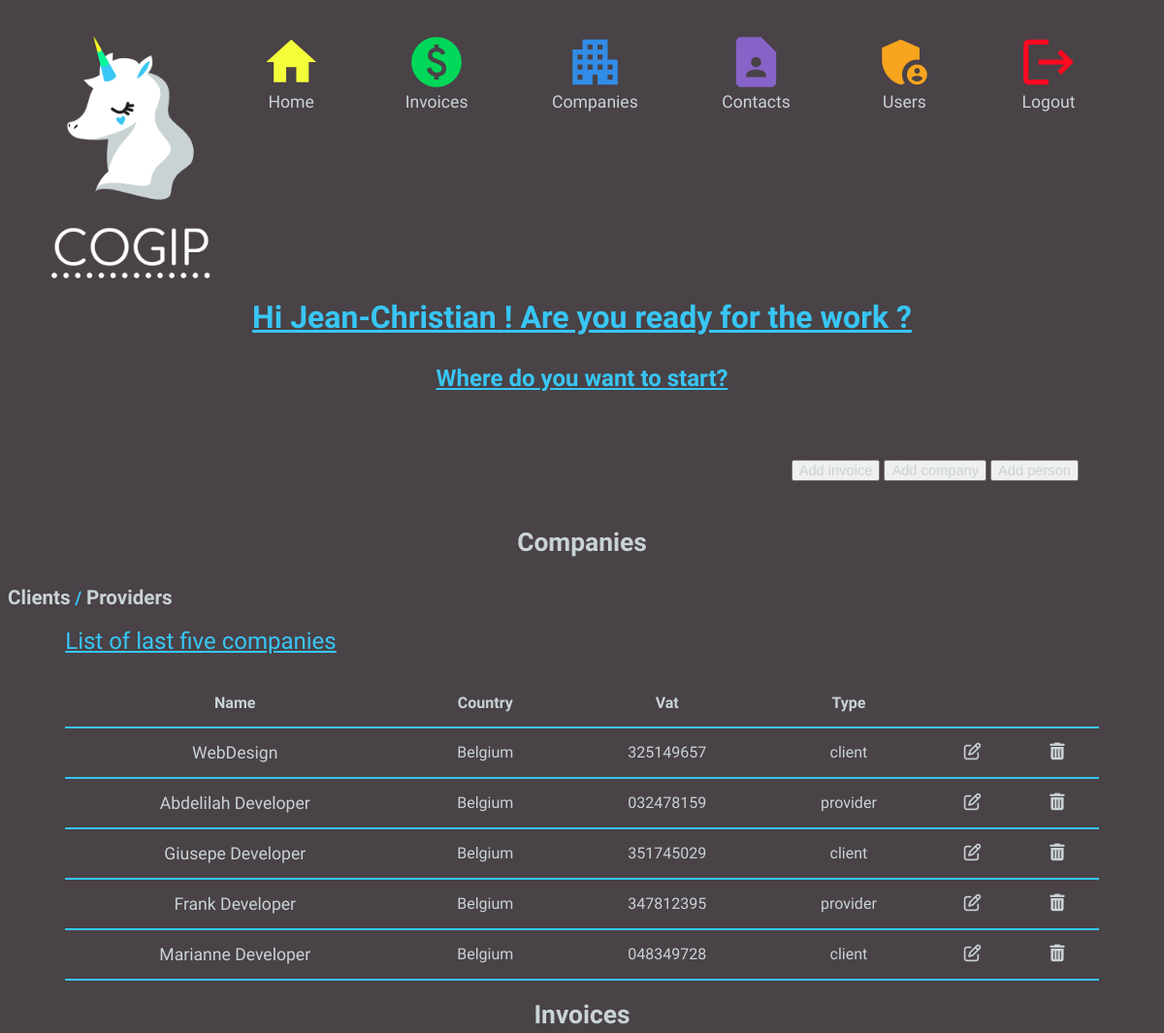
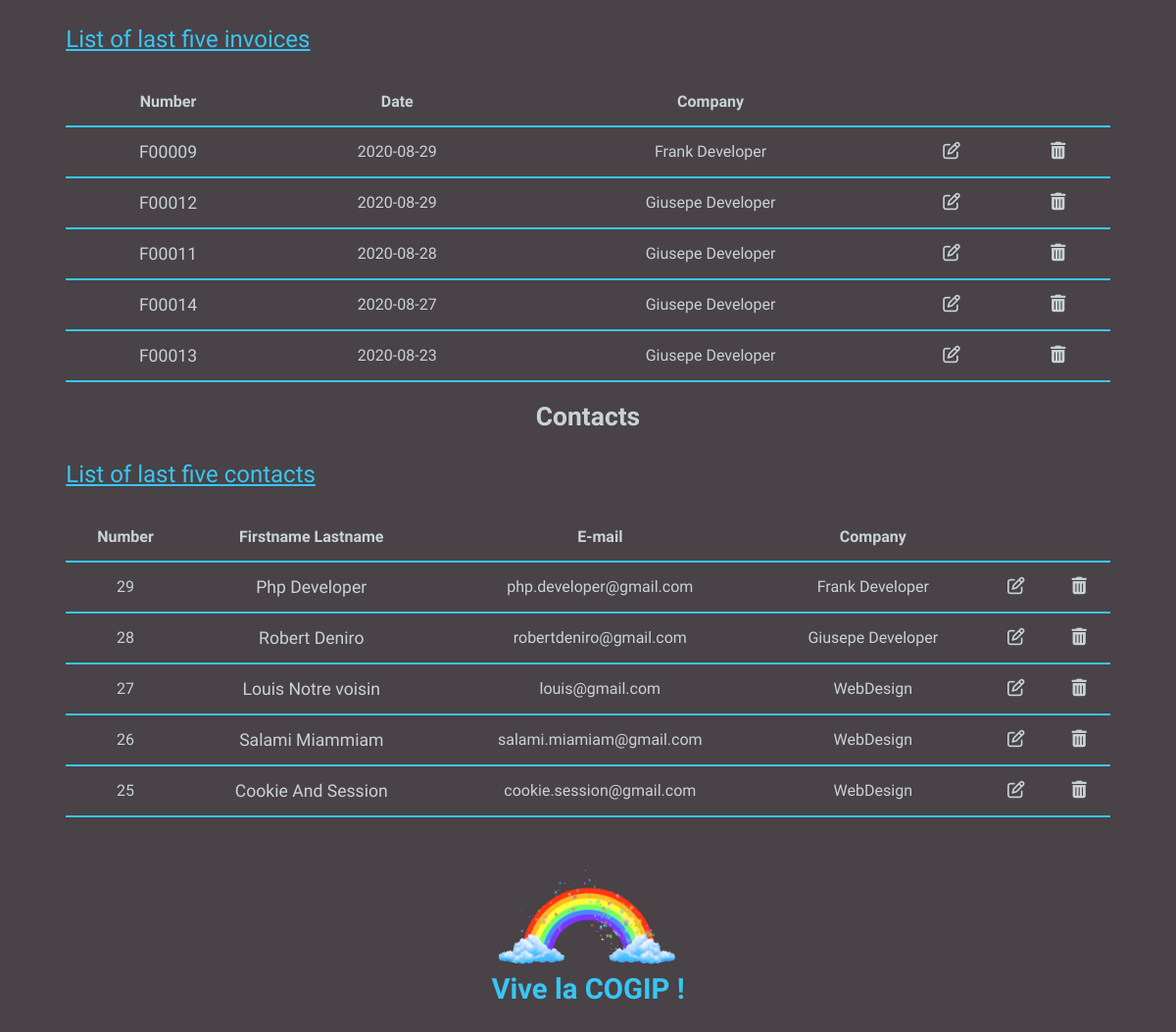
The page /dashboard (signed in) on the database its author committed (2 pictures, top to bottom).
### tables this page shows
CREATE TABLE IF NOT EXISTS `company` (
                                           `id` int(11) UNSIGNED NOT NULL,
                                           `name` varchar(45) NOT NULL,
                                           `country` varchar(45) NOT NULL,
                                           `vat` varchar(45) NOT NULL,
                                           `type_id` int(11) NOT NULL
);

CREATE TABLE IF NOT EXISTS `type` (
                                       `id` int(11) UNSIGNED NOT NULL,
                                       `type` varchar(45) DEFAULT NULL  
);

CREATE TABLE IF NOT EXISTS `invoice` (
                                          `id` int(11) UNSIGNED NOT NULL,
                                          `number` varchar(11) NOT NULL,
                                          `date` date NOT NULL,
                                          `company_id` int(11) NOT NULL,
                                          `person_id` int(11) NOT NULL
);

CREATE TABLE IF NOT EXISTS `person` (
                                         `id` int(11) UNSIGNED NOT NULL,
                                         `firstname` varchar(45) NOT NULL,
                                         `lastname` varchar(45) NOT NULL,
                                         `email` varchar(45) NOT NULL,
                                         `company_id` int(11) NOT NULL
);

### controllers/controller.php (called while the page is built, shortened)
<?php
	class Controller
	{
		public function dashboard()
		{
			$this->person = new PersonModel();
			$persons = $this->person->getLastFivePersons();
			$this->company = new CompanyModel();
			$companies = $this->company->getLastFiveCompanies();
			$this->invoice = new InvoiceModel();
			$invoices = $this->invoice->getLastFiveInvoices();
			include_once "views/dashboard.php";
		}
	}

### src/Router/Route.php (called while the page is built, shortened)
<?php
	class Route
	{
		private $path;
		private $callable;
		private $matches = [];
		public function __construct($path, $callable) {
			$this->path = trim($path, '/');
			$this->callable = $callable;
		}
		public function match($url){
			$url = trim($url, '/');
			$path = preg_replace_callback('#:([\w]+)#', [$this, 'paramMatch'], $this->path);
			$regex = "#^$path$#i";
			if(!preg_match($regex, $url, $matches)) {
				return false;
			}
			array_shift($matches);
			$this->matches = $matches;
			return true;
		}
		public function call() {
			if(is_string($this->callable)) {
				$params = explode('#', $this->callable);
				$controller = new $controller();
				return call_user_func_array([$controller, $params[1]], $this->matches);
			} else {
				return call_user_func_array($this->callable, $this->matches);
			}
		}
	}

### src/Router/Router.php (called while the page is built, shortened)
<?php
	require_once 'Route.php';
	class Router
	{
		private $url;
		private $routes = [];
		public function __construct($url) {
			$this->url = $url;
		}
		private function add($path, $callable, $name, $method) {
			$route = new Route($path, $callable);
			$this->routes[$method][] = $route;
			return $route;
		}
		public function run() {
			foreach ($this->routes[$_SERVER['REQUEST_METHOD']] as $route) {
				if($route->match($this->url)) {
					return $route->call();
				}
			}
			throw new RouterException('No matching routes');
		}
	}

### index.php (called while the page is built)
<?php
	require_once 'src/Router/Router.php';
	require_once "controllers/controller.php";
	$router = new Router($_GET['url']);
	$router->get('/', "Controller#dashboard");
	$router->get('/dashboard', "Controller#dashboard");
	$router->get('/logout', "Controller#logout");
	$router->get('/create-person', "Controller#addNewPerson");
	$router->post('/create-person', "Controller#addNewPerson");
	$router->get('/create-invoice', "Controller#addNewInvoice");
	$router->post('/create-invoice', "Controller#addNewInvoice");
	$router->get('/create-company', "Controller#addNewCompany");
	$router->post('/create-company', "Controller#addNewCompany");
	$router->get('/edit_company/:id', "Controller#editCompany")->with('id', '[0-9]+');
	$router->post('/edit_company/:id', "Controller#editCompany")->with('id', '[0-9]+');
	$router->get('/delete_company/:id', "Controller#deleteCompany")->with('id', '[0-9]+');
	$router->post('/delete_company/:id', "Controller#deleteCompany")->with('id', '[0-9]+');
	$router->get('/edit_contact/:id', "Controller#editContact")->with('id', '[0-9]+');
	$router->post('/edit_contact/:id', "Controller#editContact")->with('id', '[0-9]+');
	$router->get('/delete_contact/:id', "Controller#deleteContact")->with('id', '[0-9]+');
	$router->post('/delete_contact/:id', "Controller#deleteContact")->with('id', '[0-9]+');
	$router->get('/companies', "Controller#companyPage");
	$router->get('/companyDetail/:id', "Controller#companyDetailPage")->with('id', '[0-9]+');
	$router->get('/clients', "Controller#clientsPage");
	$router->get('/clientsDetail/:id', "Controller#clientsDetailPage")->with('id', '[0-9]+');
	$router->get('/providers', "Controller#providersPage");
	$router->get('/providersDetail/:id', "Controller#providersDetailPage")->with('id', '[0-9]+');
	$router->get('/people', "Controller#peoplePage");
	$router->get('/peopleDetail/:id', "Controller#peopleDetailPage")->with('id', '[0-9]+');
    $router->get('/login', function() { $controller = new Controller(); $controller->login(); });
    $router->post('/login', function() { include_once "models/Auth/login.php"; });
    $router->get('/users', function() { $controller = new Controller(); $controller->users(); });
    $router->get('/newUser', function() { $controller = new Controller(); $controller->newUser(); });
    $router->post('/newUser', function() { $controller = new Controller(); $controller->newUser(); });
    $router->get('/confirmDelete', function() { $controller = new Controller(); $controller->confirmDeleteUser(); });
    $router->get('/deleteUser', function() { $controller = new Controller(); $controller->deleteUser(); });
    $router->get('/updateUser', function() { $controller = new Controller(); $controller->updateUser(); });
    $router->post('/updateUser', function() { $controller = new Controller(); $controller->updateUser(); });
    $router->get('/invoice', function() { $controller = new Controller(); $controller->invoicesList(); });
    $router->get('/editInvoice', function() { $controller = new Controller(); $controller->editInvoice(); });
    $router->post('/editInvoice', function() { $controller = new Controller(); $controller->editInvoice(); });
    $router->get('/confirmDeleteInvoice', function() { $controller = new Controller(); $controller->confirmDeleteInvoice(); });
    $router->get('/deleteInvoice', function() { $controller = new Controller(); $controller->deleteInvoice(); });
	try {
		$router->run();
	} catch (RouterException $e) {
	    echo $e->getMessage();
	}

### src/Config/Database.php (called while the page is built)
<?php
	class Database
	{
		private $host = 'localhost';
		private $dbname = 'accounting_cogip';
		private $login = 'root';
		private $password = 'root';
		function connect() {
			try {
				$dsn = "mysql:host={$this->host};dbname={$this->dbname};charset=utf8";
				$login = $this->login;
				$password = $this->password;
				$db = new PDO($dsn, $login, $password);
				$db->setAttribute(PDO::ATTR_ERRMODE, PDO::ERRMODE_EXCEPTION);
			}
			catch(Exception $e) {
				die("Error : " . $e->getMessage());
			}
			finally {
				return ($db);
			}
		}
	}

### models/Company/CompanyModel.php (called while the page is built, shortened)
<?php
	include_once "src/Config/Database.php";
	class CompanyModel implements CompanyInterface
	{
		protected $pdo;
		protected $lastFiveCompanies;
		public function __construct()
		{
			$this->db = new Database();
			$this->pdo = $this->db->connect();
		}
		private function setLastFiveCompanies() {
			$sql =
				"SELECT company.*, type.*, company.id AS companyId
        FROM company,type
        WHERE company.type_id = type.id ORDER BY company.id DESC
        LIMIT 5";
			$stmt = $this->pdo->prepare($sql);
			$stmt->execute();
			$lastFiveCompanies = $stmt->fetchAll();
			$this->lastFiveCompanies = $lastFiveCompanies;
		}
		public function getLastFiveCompanies() {
			$this->setLastFiveCompanies();
			return $this->lastFiveCompanies;
		}
	}

### models/Invoice/InvoiceModel.php (called while the page is built, shortened)
<?php
	include_once 'src/Config/Database.php';
	class InvoiceModel implements InvoiceInterface
	{
		protected $pdo;
		protected $lastFiveInvoices;
		private function getConnection() {
			$this->db = new Database();
			$this->pdo = $this->db->connect();
		}
		private function setLastFiveInvoices()
		{
			$sql =
				"SELECT invoice.*, company.name
        FROM invoice,company
        WHERE invoice.company_id = company.id
        ORDER BY date DESC
        LIMIT 5";
			$stmt = $this->pdo->prepare($sql);
			$stmt->execute();
			$lastFiveInvoices = $stmt->fetchAll();
			$this->lastFiveInvoices = $lastFiveInvoices;
		}
		public function getLastFiveInvoices()
		{
			$this->setLastFiveInvoices();
			return $this->lastFiveInvoices;
		}
	}

### models/Person/PersonModel.php (called while the page is built, shortened)
<?php
	include_once 'src/Config/Database.php';
	class PersonModel implements PersonInterface
	{
		protected $pdo;
		protected $lastFivePersons;
		private function getConnection() {
			$this->db = new Database();
			$this->pdo = $this->db->connect();
		}
		private function setLastFivePersons()
		{
			$sql =
				"SELECT person.*, company.name
        FROM person,company
        WHERE person.company_id = company.id
        ORDER BY person.id DESC
        LIMIT 5";
			$stmt = $this->pdo->prepare($sql);
			$stmt->execute();
			$lastFivePersons = $stmt->fetchAll();
			$this->lastFivePersons = $lastFivePersons;
		}
		public function getLastFivePersons()
		{
			$this->setLastFivePersons();
			return $this->lastFivePersons;
		}
	}

### views/dashboard.php (the view)
<?php require 'views/parts/header.php'; ?>
<section>
	<div class="Btn-add">
    	<span>
      		<?php if ($_SESSION['role'] == 'admin') { ?>
                <button type="button" name="addInvoice"><a href="create-invoice">Add invoice</a></button>
                <button type="button" name="addCompany"><a href="create-company">Add company</a></button>
                <button type="button" name="addPerson"><a href="create-person">Add person</a></button>
            <?php } ?>
		</span>
	</div>
		<div>
        <h2><a href="companies">Companies</a></h2>
            <h3>
                <a class="nav-link" href="clients">Clients</a> /
                <a class="nav-link" href="providers">Providers</a>
            </h3>
				<table >
					<caption>List of last five companies</caption>
					<tr>
						<th>Name</th>
						<th>Country</th>
                        <th>Vat</th>
						<th>Type</th>
                        <?php if ($_SESSION['role'] == 'admin') { ?>
                           <th colspan="2" ></th>
                        <?php } ?>
					</tr>
					<?php foreach ($companies as $key => $value) { ?>
						<tr>
							<td><a href="edit_company/<?=$value['companyId']?>"><?= $value['name']?></a></td>
                            <td><?= $value['country']?></td>
                            <td><?= $value['vat']?></td>
                            <td><?= $value['type']?></td>
							<?php if ($_SESSION['role'] == 'admin') { ?>
                                <td><a href="edit_company/<?=$value['companyId']?>"><i class="fa fa-edit"></i></a></td>
							    <td><a href="delete_company/<?=$value['companyId']?>"><i class="fa fa-trash"></i></a></td>
						    <?php } ?>
                        </tr>
					<?php } ?>
				</table>
        </div>
    <div>
				<h2><a href="invoice">Invoices</a></h2>
				<table>
					<caption>List of last five invoices</caption>
					<tr>
						<th>Number</th>
						<th>Date</th>
						<th>Company</th>
                        <?php if ($_SESSION['role'] == 'admin') { ?>
						    <th colspan="2"></th>
                        <?php } ?>
					</tr>
					<?php foreach ($invoices as $key => $value) { ?>
						<tr>
							<td><a href="editInvoice&id=<?=$value['id']?>"><?= $value['number']?></a></td>
							<td><?= $value['date']?></td>
							<td><?= $value['name']?></td>
                            <?php if ($_SESSION['role'] == 'admin') { ?>
							    <td><a href="editInvoice&id=<?=$value['id']?>"><i class="fa fa-edit"></i></a></td>
							    <td><a href="confirmDeleteInvoice&id=<?=$value['id']?>" target="blank" meta="refresh"><i class="fa fa-trash"></i></a></td>
							<?php } ?>
                        </tr>
					<?php } ?>
				</table>
			</div>
			<div>
                <h2><a href="people">Contacts</a></h2>
				<table>
					<caption>List of last five contacts</caption>
					<tr>
						<th>Number</th>
						<th>Firstname Lastname</th>
						<th>E-mail</th>
						<th>Company</th>
                        <?php if ($_SESSION['role'] == 'admin') { ?>
						    <th colspan="2"></th>
                        <?php } ?>
					</tr>
					<?php foreach ($persons as $key => $value) { ?>
						<tr>
							<td><?=$value['id']?></td>
							<td>
								<a href="edit_contact/<?=$value['id']?>"><?= $value['firstname']?> <?= $value['lastname']?></a>
							</td>
							<td class=""><?= $value['email']?></td>
							<td><?= $value['name']?></td>
                            <?php if ($_SESSION['role'] == 'admin') { ?>
							    <td><a href="edit_contact/<?=$value['id']?>"><i class="fa fa-edit"></i></a></td>
							    <td><a href="delete_contact/<?=$value['id']?>" target="blank" meta="refresh"><i class="fa fa-trash"></i></a></td>
						    <?php } ?>
                        </tr>
					<?php } ?>
			</table>
		</div>
</section>
<?php require 'views/parts/footer.php'; ?>

### assets/css/style.css (style rules this page uses)
h1,h2 { color: #38c6f4 ; font-family: 'Dosis', sans-serif; text-decoration-line: underline; text-align: center; text-decoration: underline; margin-bottom: 30px; margin-top: 20px; }
h3 { color: #38c6f4 ; font-family: 'Dosis', sans-serif; }
html, body { padding-bottom: 1rem; font-family: 'Dosis', sans-serif !important; background-color: #494247 !important; }
caption { text-align: left; color: #38c6f4; font-size: 150%; text-decoration-line: underline ; padding-bottom: 25px; }
a:link, a:hover, a:visited { text-decoration: none; font-size: 110%; display: inline-flex; color: #c9d3d3 ; }
table { border-collapse: collapse; border-spacing: 0; text-align: center; margin: auto; width: 90%; }
table, td, th { color:#c9d3d3 ; }
td,th { padding: 15px; border-bottom: 2px solid #38c6f4; text-align: center; color: #c9d3d3 ; }
.Btn-add { display: flex; flex-direction:row-reverse; margin-right: 80px; margin-top: 70px; color: #494247 !important; height: 50px; }

### rows shown on the page
company: name "WebDesign", country "Belgium", vat "325149657", type.type "client"
company: name "Abdelilah Developer", country "Belgium", vat "032478159", type.type "provider"
company: name "Giusepe Developer", country "Belgium", vat "351745029", type.type "client"
company: name "Frank Developer", country "Belgium", vat "347812395", type.type "provider"
company: name "Marianne Developer", country "Belgium", vat "048349728", type.type "client"
invoice: number "F00009", date "2020-08-29", company.name "Frank Developer"
invoice: number "F00012", date "2020-08-29", company.name "Giusepe Developer"
invoice: number "F00011", date "2020-08-28", company.name "Giusepe Developer"
invoice: number "F00014", date "2020-08-27", company.name "Giusepe Developer"
invoice: number "F00013", date "2020-08-23", company.name "Giusepe Developer"
person: id "29", firstname "Php", lastname "Developer", email "php.developer@gmail.com", company.name "Frank Developer"
person: id "28", firstname "Robert", lastname "Deniro", email "robertdeniro@gmail.com", company.name "Giusepe Developer"
person: id "27", firstname "Louis", lastname "Notre voisin", email "louis@gmail.com", company.name "WebDesign"
person: id "26", firstname "Salami", lastname "Miammiam", email "salami.miamiam@gmail.com", company.name "WebDesign"
person: id "25", firstname "Cookie", lastname "And Session", email "cookie.session@gmail.com", company.name "WebDesign"

### other values the page prints
$_SESSION['username'] "Jean-Christian"
